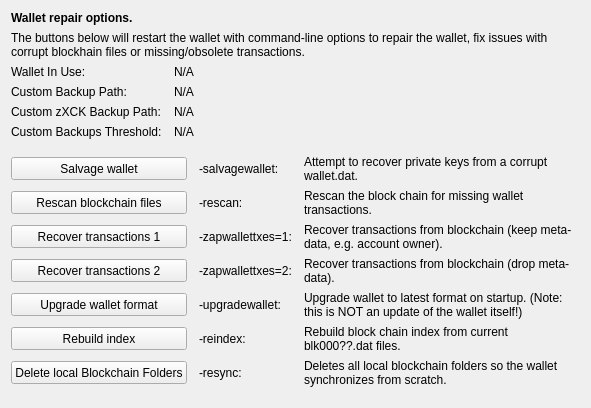
     <widget class="QWidget" name="tab_repair">
      <attribute name="title">
       <string>&amp;Wallet Repair</string>
      </attribute>
      <layout class="QGridLayout" name="gridLayout_4" columnstretch="0,0,0,0">
       <property name="horizontalSpacing">
        <number>12</number>
       </property>
       <item row="0" column="0" colspan="4">
        <widget class="QLabel" name="label_repair_header">
         <property name="font">
          <font>
           <weight>75</weight>
           <bold>true</bold>
          </font>
         </property>
         <property name="text">
          <string>Wallet repair options.</string>
         </property>
        </widget>
       </item>
       <item row="1" column="0" colspan="4">
        <widget class="QLabel" name="label_repair_helptext">
         <property name="font">
          <font>
           <weight>50</weight>
           <bold>false</bold>
          </font>
         </property>
         <property name="text">
          <string>The buttons below will restart the wallet with command-line options to repair the wallet, fix issues with corrupt blockhain files or missing/obsolete transactions.</string>
         </property>
         <property name="wordWrap">
          <bool>true</bool>
         </property>
        </widget>
       </item>
       <item row="2" column="0">
        <widget class="QLabel" name="wallet_path_label">
         <property name="text">
          <string>Wallet In Use:</string>
         </property>
        </widget>
       </item>
       <item row="2" column="1" colspan="3">
        <widget class="QLabel" name="wallet_path">
         <property name="cursor">
          <cursorShape>IBeamCursor</cursorShape>
         </property>
         <property name="text">
          <string>N/A</string>
         </property>
         <property name="textFormat">
          <enum>Qt::PlainText</enum>
         </property>
         <property name="textInteractionFlags">
          <set>Qt::LinksAccessibleByMouse|Qt::TextSelectableByKeyboard|Qt::TextSelectableByMouse</set>
         </property>
        </widget>
       </item>
       <item row="3" column="0">
        <widget class="QLabel" name="wallet_custombackuppath_label">
         <property name="text">
          <string>Custom Backup Path:</string>
         </property>
         <property name="visible">
          <bool>false</bool>
         </property>
        </widget>
       </item>
       <item row="3" column="1" colspan="3">
        <widget class="QLabel" name="wallet_custombackuppath">
         <property name="cursor">
          <cursorShape>IBeamCursor</cursorShape>
         </property>
         <property name="text">
          <string>N/A</string>
         </property>
         <property name="textFormat">
          <enum>Qt::PlainText</enum>
         </property>
         <property name="textInteractionFlags">
          <set>Qt::LinksAccessibleByMouse|Qt::TextSelectableByKeyboard|Qt::TextSelectableByMouse</set>
         </property>
         <property name="visible">
          <bool>false</bool>
         </property>
        </widget>
       </item>
       <item row="4" column="0">
        <widget class="QLabel" name="wallet_customzxckbackuppath_label">
         <property name="text">
          <string>Custom zXCK Backup Path:</string>
         </property>
         <property name="visible">
          <bool>false</bool>
         </property>
        </widget>
       </item>
       <item row="4" column="1" colspan="3">
        <widget class="QLabel" name="wallet_customzxckbackuppath">
         <property name="cursor">
          <cursorShape>IBeamCursor</cursorShape>
         </property>
         <property name="text">
          <string>N/A</string>
         </property>
         <property name="textFormat">
          <enum>Qt::PlainText</enum>
         </property>
         <property name="textInteractionFlags">
          <set>Qt::LinksAccessibleByMouse|Qt::TextSelectableByKeyboard|Qt::TextSelectableByMouse</set>
         </property>
         <property name="visible">
          <bool>false</bool>
         </property>
        </widget>
       </item>
       <item row="5" column="0">
        <widget class="QLabel" name="wallet_custombackupthreshold_label">
         <property name="text">
          <string>Custom Backups Threshold:</string>
         </property>
         <property name="visible">
          <bool>false</bool>
         </property>
        </widget>
       </item>
       <item row="5" column="1" colspan="3">
        <widget class="QLabel" name="wallet_custombackupthreshold">
         <property name="cursor">
          <cursorShape>IBeamCursor</cursorShape>
         </property>
         <property name="text">
          <string>N/A</string>
         </property>
         <property name="textFormat">
          <enum>Qt::PlainText</enum>
         </property>
         <property name="textInteractionFlags">
          <set>Qt::LinksAccessibleByMouse|Qt::TextSelectableByKeyboard|Qt::TextSelectableByMouse</set>
         </property>
         <property name="visible">
          <bool>false</bool>
         </property>
        </widget>
       </item>
       <item row="6" column="0">
        <spacer name="verticalSpacer_repair1">
         <property name="orientation">
          <enum>Qt::Vertical</enum>
         </property>
         <property name="sizeHint" stdset="0">
          <size>
           <width>10</width>
           <height>10</height>
          </size>
         </property>
        </spacer>
       </item>
       <item row="7" column="0" colspan="2">
        <widget class="QPushButton" name="btn_salvagewallet">
         <property name="minimumSize">
          <size>
           <width>100</width>
           <height>23</height>
          </size>
         </property>
         <property name="text">
          <string>Salvage wallet</string>
         </property>
        </widget>
       </item>
       <item row="7" column="2">
        <widget class="QLabel" name="label_repair_salvage_command">
         <property name="text">
          <string notr="true">-salvagewallet:</string>
         </property>
        </widget>
       </item>
       <item row="7" column="3">
        <widget class="QLabel" name="label_repair_salvage">
         <property name="text">
          <string>Attempt to recover private keys from a corrupt wallet.dat.</string>
         </property>
         <property name="wordWrap">
          <bool>true</bool>
         </property>
        </widget>
       </item>
       <item row="8" column="0" colspan="2">
        <widget class="QPushButton" name="btn_rescan">
         <property name="minimumSize">
          <size>
           <width>100</width>
           <height>23</height>
          </size>
         </property>
         <property name="text">
          <string>Rescan blockchain files</string>
         </property>
        </widget>
       </item>
       <item row="8" column="2">
        <widget class="QLabel" name="label_repair_rescan_command">
         <property name="text">
          <string notr="true">-rescan:</string>
         </property>
        </widget>
       </item>
       <item row="8" column="3">
        <widget class="QLabel" name="label_repair_rescan">
         <property name="text">
          <string>Rescan the block chain for missing wallet transactions.</string>
         </property>
         <property name="wordWrap">
          <bool>true</bool>
         </property>
        </widget>
       </item>
       <item row="9" column="0" colspan="2">
        <widget class="QPushButton" name="btn_zapwallettxes1">
         <property name="minimumSize">
          <size>
           <width>100</width>
           <height>23</height>
          </size>
         </property>
         <property name="text">
          <string>Recover transactions 1</string>
         </property>
        </widget>
       </item>
       <item row="9" column="2">
        <widget class="QLabel" name="label_repair_zap1_command">
         <property name="text">
          <string notr="true">-zapwallettxes=1:</string>
         </property>
        </widget>
       </item>
       <item row="9" column="3">
        <widget class="QLabel" name="label_repair_zap1">
         <property name="text">
          <string>Recover transactions from blockchain (keep meta-data, e.g. account owner).</string>
         </property>
         <property name="wordWrap">
          <bool>true</bool>
         </property>
        </widget>
       </item>
       <item row="10" column="0" colspan="2">
        <widget class="QPushButton" name="btn_zapwallettxes2">
         <property name="minimumSize">
          <size>
           <width>100</width>
           <height>23</height>
          </size>
         </property>
         <property name="text">
          <string>Recover transactions 2</string>
         </property>
        </widget>
       </item>
       <item row="10" column="2">
        <widget class="QLabel" name="label_repair_zap2_command">
         <property name="text">
          <string notr="true">-zapwallettxes=2:</string>
         </property>
        </widget>
       </item>
       <item row="10" column="3">
        <widget class="QLabel" name="label_repair_zap2">
         <property name="text">
          <string>Recover transactions from blockchain (drop meta-data).</string>
         </property>
         <property name="wordWrap">
          <bool>true</bool>
         </property>
        </widget>
       </item>
       <item row="11" column="0" colspan="2">
        <widget class="QPushButton" name="btn_upgradewallet">
         <property name="minimumSize">
          <size>
           <width>100</width>
           <height>23</height>
          </size>
         </property>
         <property name="text">
          <string>Upgrade wallet format</string>
         </property>
        </widget>
       </item>
       <item row="11" column="2">
        <widget class="QLabel" name="label_repair_upgrade_command">
         <property name="text">
          <string notr="true">-upgradewallet:</string>
         </property>
        </widget>
       </item>
       <item row="11" column="3">
        <widget class="QLabel" name="label_repair_upgrade">
         <property name="text">
          <string>Upgrade wallet to latest format on startup. (Note: this is NOT an update of the wallet itself!)</string>
         </property>
         <property name="wordWrap">
          <bool>true</bool>
         </property>
        </widget>
       </item>
       <item row="12" column="0" colspan="2">
        <widget class="QPushButton" name="btn_reindex">
         <property name="minimumSize">
          <size>
           <width>100</width>
           <height>23</height>
          </size>
         </property>
         <property name="text">
          <string>Rebuild index</string>
         </property>
        </widget>
       </item>
       <item row="12" column="2">
        <widget class="QLabel" name="label_repair_reindex_command">
         <property name="text">
          <string notr="true">-reindex:</string>
         </property>
        </widget>
       </item>
       <item row="12" column="3">
        <widget class="QLabel" name="label_repair_reindex">
         <property name="text">
          <string>Rebuild block chain index from current blk000??.dat files.</string>
         </property>
         <property name="wordWrap">
          <bool>true</bool>
         </property>
        </widget>
       </item>
       <item row="13" column="0" colspan="2">
        <widget class="QPushButton" name="btn_resync">
         <property name="minimumSize">
          <size>
           <width>100</width>
           <height>23</height>
          </size>
         </property>
         <property name="text">
          <string>Delete local Blockchain Folders</string>
         </property>
        </widget>
       </item>
       <item row="13" column="2">
        <widget class="QLabel" name="label_repair_resync_command">
         <property name="text">
          <string>-resync:</string>
         </property>
        </widget>
       </item>
       <item row="13" column="3">
        <widget class="QLabel" name="label_repair_resync">
         <property name="text">
          <string>Deletes all local blockchain folders so the wallet synchronizes from scratch.</string>
         </property>
         <property name="wordWrap">
          <bool>true</bool>
         </property>
        </widget>
       </item>
       <item row="14" column="0">
        <spacer name="verticalSpacer_repair2">
         <property name="orientation">
          <enum>Qt::Vertical</enum>
         </property>
         <property name="sizeHint" stdset="0">
          <size>
           <width>20</width>
           <height>10</height>
          </size>
         </property>
        </spacer>
       </item>
      </layout>
     </widget>
